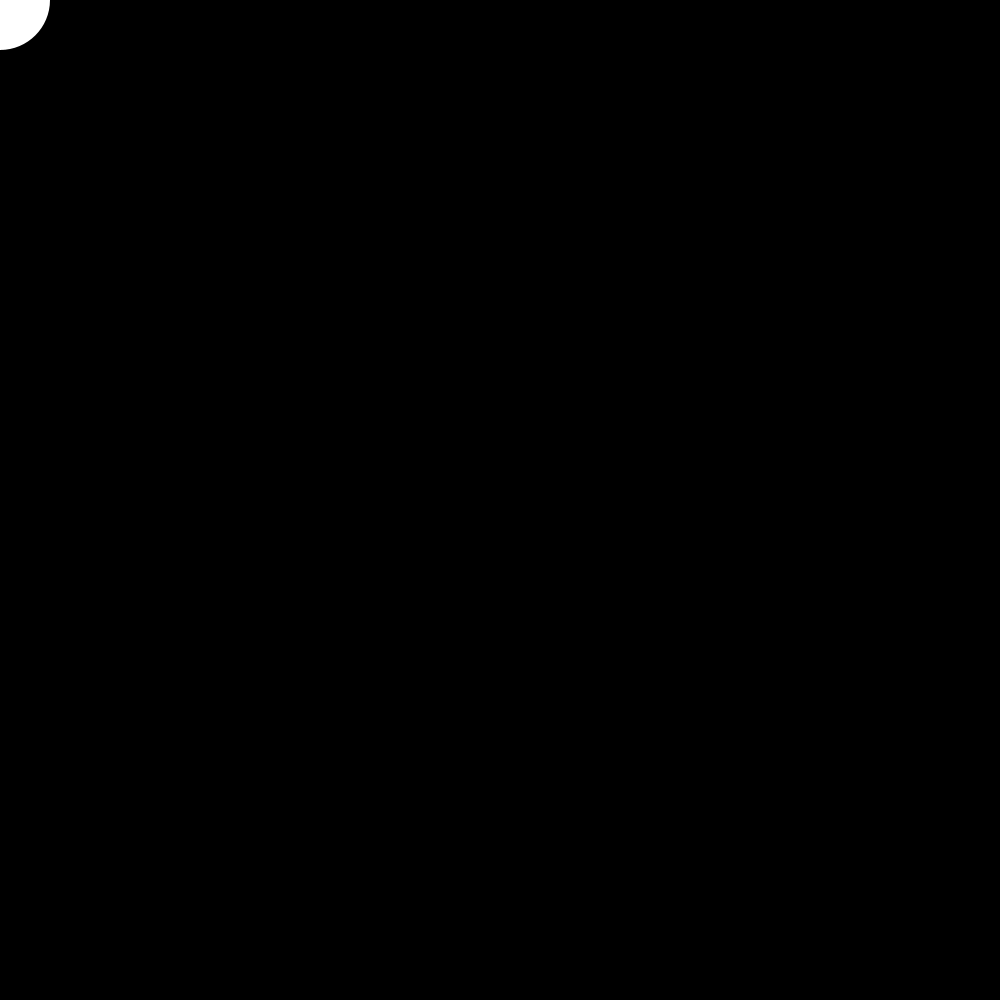
Frame 1 (no input)
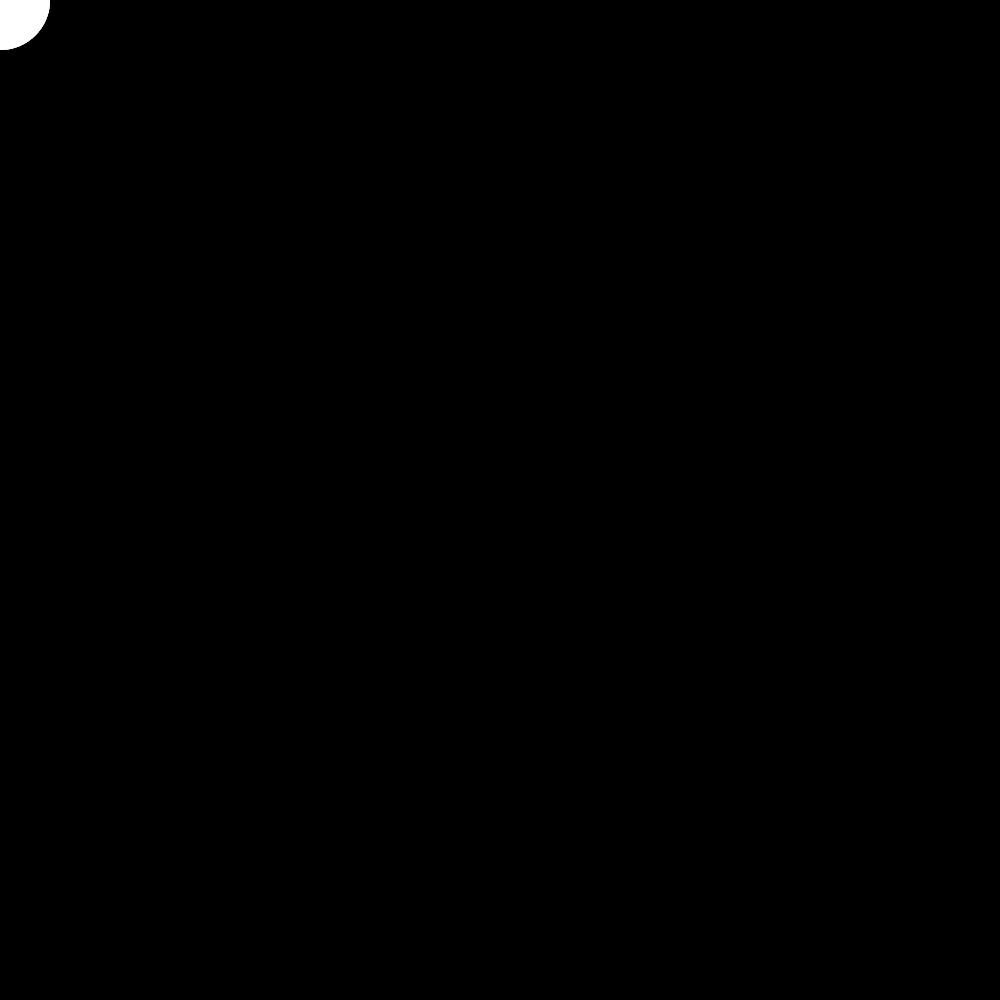
Frame 60 (the mouse pressed at the canvas centre just before this capture)
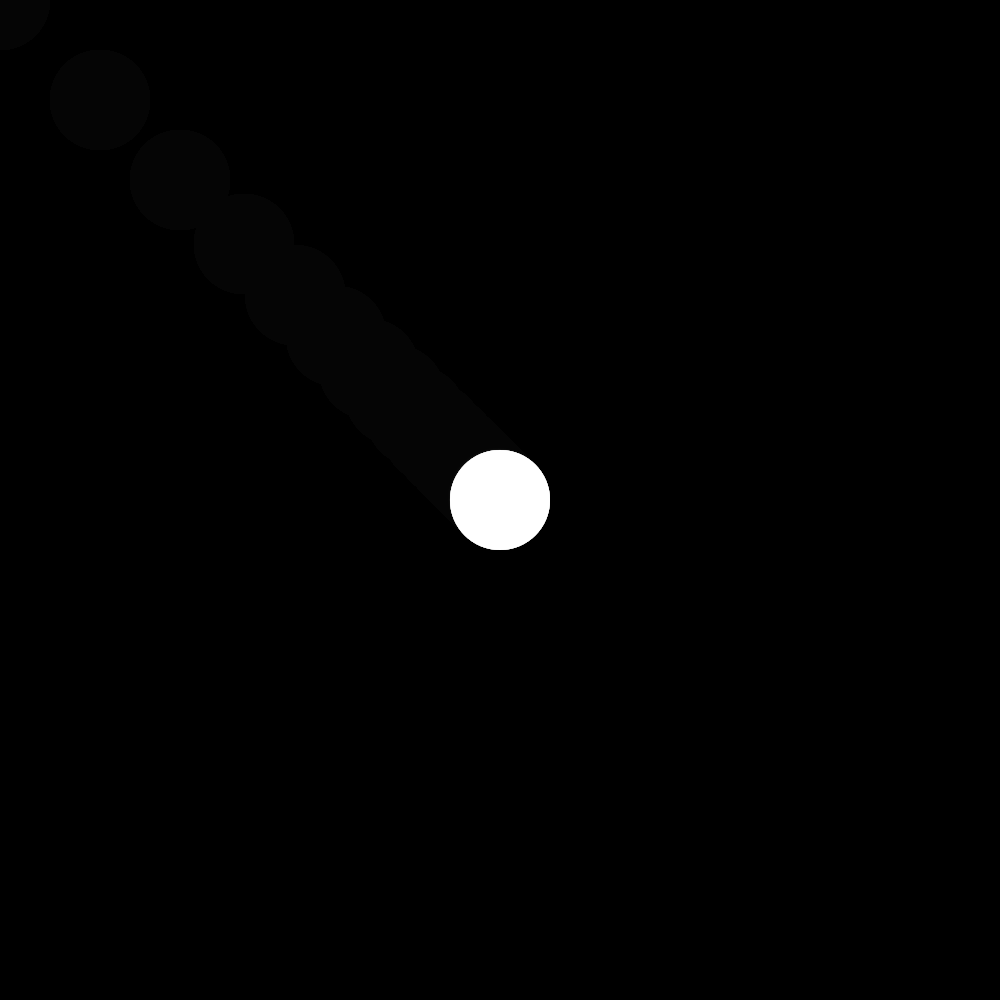
Frame 120 (the mouse held since frame 60 and released just before this capture)

The Processing sketch that drew these frames (run headless with seeded random() and noise(); from frame 60 on, the mouse is pressed at the canvas centre):

// Processing sketch: sketch_250604a
// ── sketch_250604a.pde
//Map è una funzione di mappatura, permette in un determinato intervallo di trovare il valore voluto 
//map(x,1,10,1,100) dove x è il valore che passo io, 1 10 è il range della linea, 1 100 ritornerà il punto voluto in un'altra linea

//Lerp è interpolazione a tutti gli effetti, trova tutti i valori di una qualsiasi figura al tempo voluto
//lerp(c-a,d-b,t) dove t è il tempo 

//hanno la stessa formula gestita in modi diversi

//esempio di Lerp

float x, y;

void setup(){
  size(1000,1000);
  noStroke();
  background(0);
}

void draw(){
  fill(0,25);
  rect(0,0,width, height);
  x=lerp(x,mouseX, 0.2);
  y=lerp(y, mouseY, 0.2);
  fill(255);
  ellipse(x,y,100,100);
} 


/*size(500,500);
background(255);

int x1=150;
int y1=100;
int x2=800;
int y2=900;
strokeWeight(5);
line(x1,y1,x2,y2);
for(int i=0; i<=10; i++){
  float x=lerp(x1,x2, i/10.0)+200;
  float y=lerp(y1,y2, i/10.0)+200;
  point(x,y);
}*/
